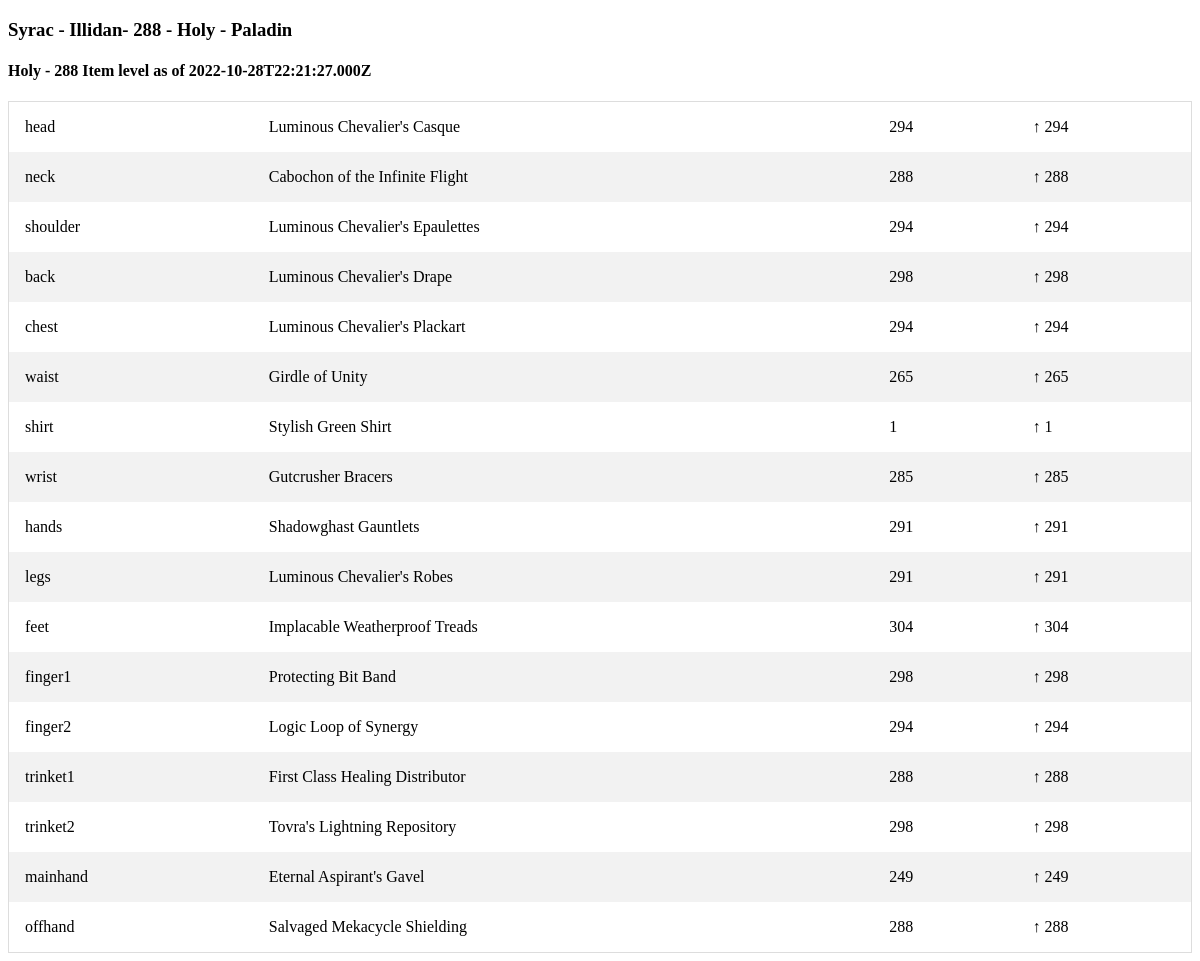
Page /us/Illidan/Syrac on the committed database.
### tables this page shows
CREATE TABLE character_gear (
    name TEXT
    ,region TEXT
    ,realm TEXT
    ,last_crawled_at TEXT
    ,equipped_item_level TEXT
    ,item_slot TEXT
    ,item_level TEXT
    ,item_name TEXT
    ,unique_key UNIQUE
    , active_spec_name TEXT, active_spec_role TEXT, derived_item_level float, class TEXT, slot_item_level_change int);

### app.py (the view)
@app.route('/<region>/<realm>/<character_name>')
def character_name(region,realm,character_name):
    conn = create_connection()
    cursor = conn.cursor()
    distinct_crawl_dates = cursor.execute("""select distinct active_spec_role,active_spec_name,last_crawled_at,equipped_item_level
                                        from character_gear
                                        where name = '{}'
                                            and realm = '{}'
                                            and region = '{}'
                                        order by last_crawled_at desc
                                            """.format(character_name,realm,region)).fetchall()
    results = cursor.execute("""select *
                            from character_gear
                            where name = '{}'
                                and realm = '{}'
                                and region = '{}'
                                """.format(character_name,realm,region))
    data = results.fetchall()
    character = cursor.execute("""select *
                            from character_gear
                            where name = '{}'
                                and realm = '{}'
                                and region = '{}'
                                """.format(character_name,realm,region)).fetchone()
    return render_template('character.html',data=data,character=character,distinct_crawl_dates=distinct_crawl_dates)

### templates/character.html
<!doctype html>
<link rel="stylesheet" href="{{ url_for('static', filename='style.css') }}">
<html>
<h3>{{ character['name'] }} - {{ character['realm'] }}- {{ character['equipped_item_level'] }} - {{ character['active_spec_name'] }} - {{character['class']}}</h3>
{% for date in distinct_crawl_dates %}
<h4>{{ date['active_spec_name'] }} - {{date['equipped_item_level']}} Item level as of {{date['last_crawled_at'] }}</h4>
<table>
{% for item in data %}
{% if item['last_crawled_at'] == date['last_crawled_at'] %}
<tr>
  <td>{{ item['item_slot'] }}</td>
  <td>{{ item['item_name'] }}</td>
  <td>{{ item['item_level'] }}</td>
{% if item['slot_item_level_change'] > 0 %}
  <td>&uarr; {{ item['slot_item_level_change']}}</td>
{% elif item['slot_item_level_change'] < 0 %}
  <td>&darr;{{ item['slot_item_level_change']}}</td>
{% else %}
  <td>&harr;</td>
{% endif %}
{% endif %}
{% endfor %}
</table>
{% endfor %}

### static/style.css (style rules this page uses)
table { border-collapse: collapse; border-spacing: 0; width: 100%; border: 1px solid #ddd; }
th, td { text-align: left; padding: 16px; }
tr:nth-child(even) { background-color: #f2f2f2; }

### rows in the picture
character_gear: name "Syrac", realm "Illidan", equipped_item_level "288", active_spec_name "Holy", class "Paladin", item_slot "head", item_name "Luminous Chevalier's Casque", item_level "294", slot_item_level_change "294"
character_gear: item_slot "neck", item_name "Cabochon of the Infinite Flight", item_level "288", slot_item_level_change "288"
character_gear: item_slot "shoulder", item_name "Luminous Chevalier's Epaulettes", item_level "294", slot_item_level_change "294"
character_gear: item_slot "back", item_name "Luminous Chevalier's Drape", item_level "298", slot_item_level_change "298"
character_gear: item_slot "chest", item_name "Luminous Chevalier's Plackart", item_level "294", slot_item_level_change "294"
character_gear: item_slot "waist", item_name "Girdle of Unity", item_level "265", slot_item_level_change "265"
character_gear: item_slot "shirt", item_name "Stylish Green Shirt", item_level "1", slot_item_level_change "1"
character_gear: item_slot "wrist", item_name "Gutcrusher Bracers", item_level "285", slot_item_level_change "285"
character_gear: item_slot "hands", item_name "Shadowghast Gauntlets", item_level "291", slot_item_level_change "291"
character_gear: item_slot "legs", item_name "Luminous Chevalier's Robes", item_level "291", slot_item_level_change "291"
character_gear: item_slot "feet", item_name "Implacable Weatherproof Treads", item_level "304", slot_item_level_change "304"
character_gear: item_slot "finger1", item_name "Protecting Bit Band", item_level "298", slot_item_level_change "298"
character_gear: item_slot "finger2", item_name "Logic Loop of Synergy", item_level "294", slot_item_level_change "294"
character_gear: item_slot "trinket1", item_name "First Class Healing Distributor", item_level "288", slot_item_level_change "288"
character_gear: item_slot "trinket2", item_name "Tovra's Lightning Repository", item_level "298", slot_item_level_change "298"
character_gear: item_slot "mainhand", item_name "Eternal Aspirant's Gavel", item_level "249", slot_item_level_change "249"
character_gear: item_slot "offhand", item_name "Salvaged Mekacycle Shielding", item_level "288", slot_item_level_change "288"

### other values in the picture
{{ date['active_spec_name'] }} "Holy"
{{ date['equipped_item_level'] }} "288"
{{ date['last_crawled_at'] }} "2022-10-28T22:21:27.000Z"
